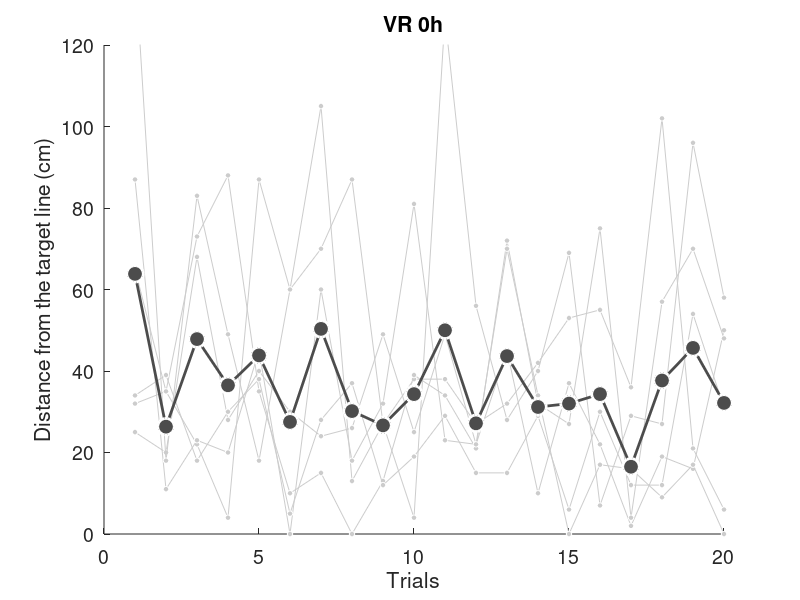

This chart was generated by the following MATLAB code:
load('scores.mat')

VR0_0h_abs = abs(VR0_0h_diff);
VR0_0h_abs_each = mean(VR0_0h_abs, 2);

x = 1:20;


figure('Position', [100 100 700 400]);
ylim([0, 120])
h = gca;
set(h, 'FontSize', 14)

xlabel('Trials')
ylabel('Distance from the target line (cm)')
title('VR 0h')

for i = 1:VR0_number
    hold on
    y = VR0_0h_abs(:,i);
    plot(x, y', '-o', ...
    'MarkerSize', 4, ...
    'MarkerFaceColor', light_gray, ...
    'MarkerEdgeColor', white, ...
    'Color', light_gray)
end

hold on

plot(x, VR0_0h_abs_each', '-o', ...
    'LineWidth', 2, ...
    'MarkerSize', 12, ...
    'MarkerFaceColor', dark_gray, ...
    'MarkerEdgeColor', white, ...
    'Color', dark_gray)

hold off

saveas(gcf,'./data/figures/VR0_0h_test','epsc')
